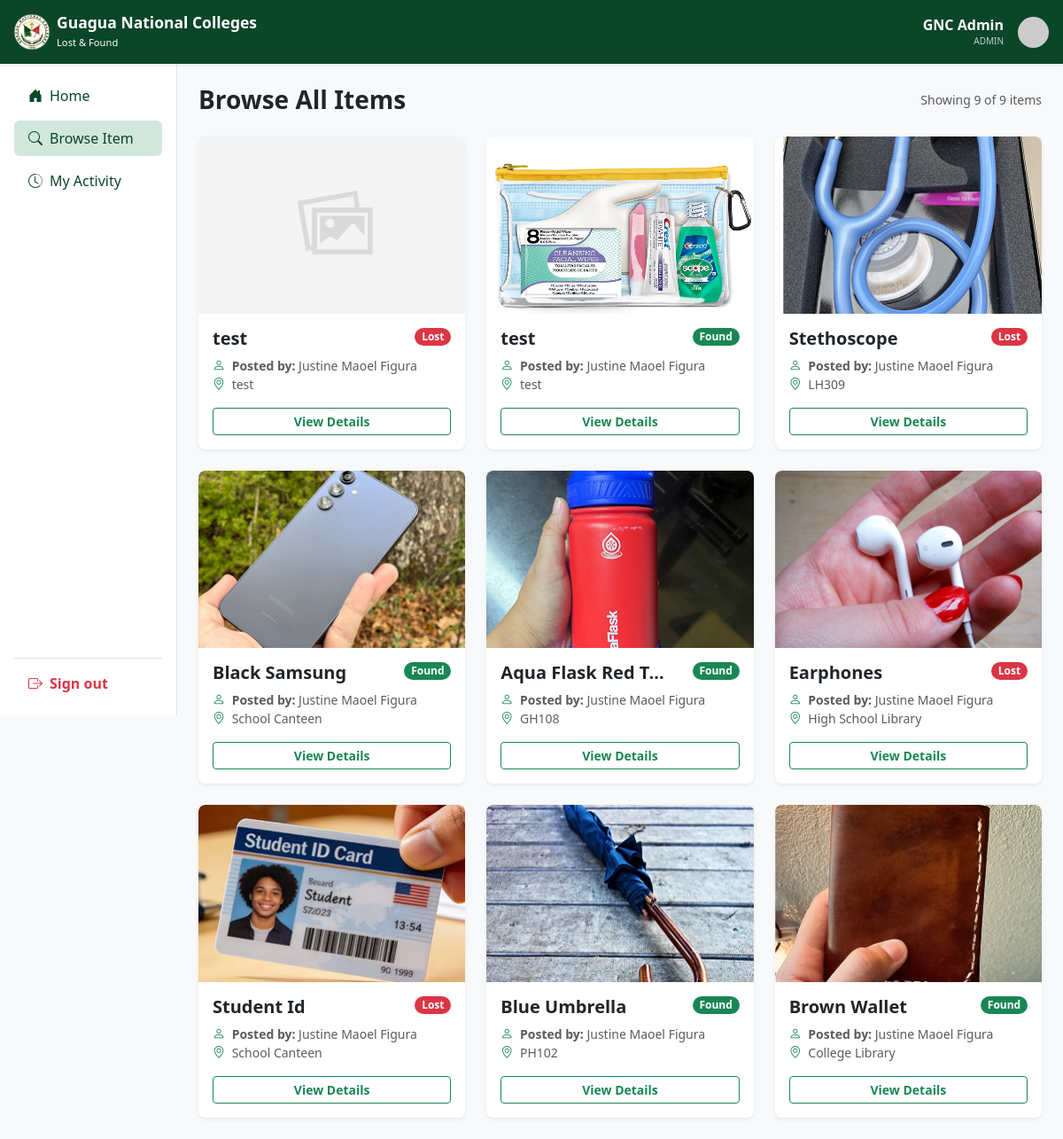
/browse-item.php (signed in), run on the app's committed database.
### tables this page shows
CREATE TABLE `items` (
  `id` int(11) NOT NULL,
  `user_id` int(11) NOT NULL,
  `category_id` int(11) NOT NULL,
  `item_name` varchar(255) NOT NULL,
  `location_text` varchar(255) NOT NULL,
  `description` text NOT NULL,
  `notes` text DEFAULT NULL,
  `item_img` varchar(255) DEFAULT NULL,
  `time_last_seen` time DEFAULT NULL,
  `status` varchar(50) NOT NULL DEFAULT 'available',
  `post_type` enum('Lost','Found') NOT NULL,
  `upload_status` enum('approved','pending','rejected') DEFAULT 'pending',
  `item_resolved_status` enum('resolved','not resolved') DEFAULT 'not resolved',
  `contact_email` varchar(150) DEFAULT NULL,
  `contact_num` varchar(20) DEFAULT NULL,
  `date_reported` date NOT NULL,
  `created_at` timestamp NOT NULL DEFAULT current_timestamp(),
  `submitted_to_office` tinyint(1) DEFAULT 0
);

CREATE TABLE `users` (
  `id` int(11) NOT NULL,
  `first_name` varchar(100) NOT NULL,
  `last_name` varchar(100) NOT NULL,
  `email` varchar(150) NOT NULL,
  `password` varchar(255) DEFAULT NULL,
  `role` enum('student','faculty','staff','admin') NOT NULL
);

### browse-item.php (the view, shortened to what this page needs)
<?php
require_once __DIR__ . '/includes/db.php';
$fullName = trim(($_SESSION['first_name'] ?? 'User') . " " . ($_SESSION['last_name'] ?? ''));
$userRole = $_SESSION['role'] ?? 'student';
$isAdmin       = strtolower(trim($_SESSION['email'] ?? '')) === 'admin.lostandfound@gmail.com';
$dashboardLink = $isAdmin ? 'admin-dash.php' : 'user-dash.php';
$perPage     = 12;
$currentPage = max(1, (int)($_GET['page'] ?? 1));
$offset      = ($currentPage - 1) * $perPage;
$totalItems = (int)$pdo->query("SELECT COUNT(*) FROM items WHERE upload_status = 'approved'")->fetchColumn();
$stmt = $pdo->prepare("
    SELECT i.id, i.item_name, i.post_type, i.location_text, i.date_reported,
           i.description, i.item_img, i.submitted_to_office,
           i.contact_email, i.contact_num,
           c.category_name,
           u.first_name, u.last_name, u.role AS user_role, u.email AS user_email
    FROM items i
    LEFT JOIN categories c ON i.category_id = c.id
    LEFT JOIN users u      ON i.user_id = u.id
    WHERE i.upload_status = 'approved'
    ORDER BY i.created_at DESC
    LIMIT ? OFFSET ?
");
$stmt->execute([$perPage, $offset]);
$browse_items = $stmt->fetchAll(PDO::FETCH_ASSOC);
?>
<!DOCTYPE html>
<html lang="en">
<head>
    <link href="https://cdn.jsdelivr.net/npm/bootstrap@5.3.3/dist/css/bootstrap.min.css" rel="stylesheet">
    <link rel="stylesheet" href="https://cdn.jsdelivr.net/npm/bootstrap-icons@1.11.3/font/bootstrap-icons.min.css">
    <link rel="stylesheet" href="assets/css/browse-item.css">
</head>
<body class="bg-light">
<header class="navbar sticky-top flex-md-nowrap p-3 shadow-sm" style="background-color: #0b4628;">
    <div class="d-flex align-items-center">
        <a class="navbar-brand d-flex align-items-center text-white p-0" href="<?= $dashboardLink ?>">
            <img src="assets/images/GNC Logo.svg" alt="Logo" width="40" class="me-2">
            <div class="lh-1 d-none d-md-block">
                <span class="fw-bold d-block small">Guagua National Colleges</span>
                <small style="font-size: 0.7rem;">Lost &amp; Found</small>
            </div>
        </a>
    </div>
    <div class="text-white d-flex align-items-center">
        <div class="text-end me-3 d-none d-md-block lh-1">
            <div class="fw-bold mb-0 lh-1"><?= htmlspecialchars($fullName) ?></div>
            <small class="text-uppercase opacity-75" style="font-size: 10px;"><?= htmlspecialchars($userRole) ?></small>
        </div>
        <img id="nav-avatar"
             data-name="<?= urlencode($fullName) ?>"
             width="35" height="35" class="rounded-circle" alt="Avatar">
    </div>
</header>
<div class="container-fluid">
    <div class="row">
<div class="container-fluid">
    <div class="row">
        <nav class="col-md-3 col-lg-2 d-none d-md-flex flex-column bg-white border-end p-3"
             style="min-height: calc(100vh - 65px); position: sticky; top: 65px; height: calc(100vh - 65px);">
            <ul class="nav nav-pills flex-column flex-grow-1">
                <li class="nav-item mb-2">
                    <a href="<?= $dashboardLink ?>" class="nav-link d-flex align-items-center" style="color: #0b4628;">
                        <i class="bi bi-house-door-fill me-2"></i> Home
                    </a>
                </li>
                <li class="nav-item mb-2">
                    <a href="browse-item.php" class="nav-link d-flex align-items-center" style="background-color: #d1e7dd; color: #0b4628;">
                        <i class="bi bi-search me-2"></i> Browse Item
                    </a>
                </li>
                <?php if ($isAdmin): ?>
                <li class="nav-item mb-2">
                    <a href="my-activity.php" class="nav-link d-flex align-items-center" style="color: #0b4628;">
                        <i class="bi bi-clock-history me-2"></i> My Activity
                    </a>
                </li>
                <?php endif; ?>
            </ul>
            <ul class="nav nav-pills flex-column border-top pt-2 mt-2">
                <li class="nav-item">
                    <a href="auth/logout.php" class="nav-link text-danger d-flex align-items-center fw-semibold">
                        <i class="bi bi-box-arrow-right me-2"></i> Sign out
                    </a>
                </li>
            </ul>
        </nav>
        <main class="col-md-9 ms-sm-auto col-lg-10 px-md-4 py-4 min-vh-100">
            <div class="d-flex justify-content-between align-items-center mb-4">
                <h3 class="fw-bold mb-0">Browse All Items</h3>
                <small class="text-muted">
                    Showing <?= count($browse_items) ?> of <?= $totalItems ?> items
                </small>
            </div>
            <div class="row g-4">
                <?php if (!empty($browse_items)): ?>
                    <?php foreach ($browse_items as $item):
                        $img               = !empty($item['item_img']) ? "uploads/" . $item['item_img'] : "assets/images/placeholder-image.jpg";
                        $isFound           = strtolower($item['post_type']) === 'found';
                        $submittedToOffice = !empty($item['submitted_to_office']) ? 'true' : 'false';
                        $posterName        = htmlspecialchars($item['first_name'] . " " . $item['last_name']);
                        $contactEmail      = htmlspecialchars($item['contact_email'] ?: ($item['user_email'] ?? 'Not provided'));
                    ?>
                        <div class="col-md-6 col-xl-4">
                            <div class="card h-100 shadow-sm border-0 rounded-3 overflow-hidden">
                                <img loading="lazy"
                                     src="<?= $img ?>"
                                     class="card-img-top object-fit-cover"
                                     style="height: 200px;"
                                     alt="<?= htmlspecialchars($item['item_name']) ?>"
                                     onerror="this.src='assets/images/placeholder-image.jpg'">
                                <div class="card-body">
                                    <div class="d-flex justify-content-between align-items-start mb-2">
                                        <h5 class="fw-bold mb-0 text-truncate" style="max-width: 70%;">
                                            <?= htmlspecialchars($item['item_name']) ?>
                                        </h5>
                                        <span class="badge rounded-pill <?= $isFound ? 'bg-success' : 'bg-danger' ?>">
                                            <?= ucfirst($item['post_type']) ?>
                                        </span>
                                    </div>
                                    <p class="text-muted small mb-3">
                                        <i class="bi bi-person me-1 text-success"></i>
                                        <strong>Posted by:</strong> <?= $posterName ?><br>
                                        <i class="bi bi-geo-alt me-1 text-success"></i> <?= htmlspecialchars($item['location_text']) ?>
                                    </p>
                                    <button class="btn btn-outline-success w-100 btn-sm fw-bold"
                                        data-bs-toggle="modal"
                                        data-bs-target="#viewItemModal"
                                        data-name="<?= htmlspecialchars($item['item_name']) ?>"
                                        data-type="<?= $item['post_type'] ?>"
                                        data-category="<?= htmlspecialchars($item['category_name'] ?? 'General') ?>"
                                        data-location="<?= htmlspecialchars($item['location_text']) ?>"
                                        data-date="<?= date('M d, Y', strtotime($item['date_reported'])) ?>"
                                        data-time="<?= date('h:i A', strtotime($item['date_reported'])) ?>"
                                        data-desc="<?= htmlspecialchars($item['description']) ?>"
                                        data-img="<?= $img ?>"
                                        data-user="<?= $posterName ?>"
                                        data-role="<?= ucfirst($item['user_role'] ?? 'Student') ?>"
                                        data-email="<?= $contactEmail ?>"
                                        data-phone="<?= htmlspecialchars($item['contact_num'] ?? 'Not provided') ?>"
                                        data-submitted-to-office="<?= $submittedToOffice ?>">
                                        View Details
                                    </button>
                                </div>
                            </div>
                        </div>
                    <?php endforeach; ?>
                <?php endif; ?>
            </div>
        </main>
    </div>
</div>
</body>
</html>

### data on the page
items: item_name (placeholder picture), item_name "test", post_type "Lost", user.last_name "Justine Maoel Figura", location_text "test"
items: item_img+item_name (picture), item_name "test", post_type "Found", user.last_name "Justine Maoel Figura", location_text "test"
items: item_img (picture), item_name "Stethoscope", post_type "Lost", user.last_name "Justine Maoel Figura", location_text "LH309"
items: item_img (picture), item_name "Black Samsung", post_type "Found", user.last_name "Justine Maoel Figura", location_text "School Canteen"
items: item_img (picture), item_name "Aqua Flask Red T…", post_type "Found", user.last_name "Justine Maoel Figura", location_text "GH108"
items: item_img (picture), item_name "Earphones", post_type "Lost", user.last_name "Justine Maoel Figura", location_text "High School Library"
items: item_img (picture), item_name "Student Id", post_type "Lost", user.last_name "Justine Maoel Figura", location_text "School Canteen"
items: item_img (picture), item_name "Blue Umbrella", post_type "Found", user.last_name "Justine Maoel Figura", location_text "PH102"
items: item_img (picture), item_name "Brown Wallet", post_type "Found", user.last_name "Justine Maoel Figura", location_text "College Library"

### other printed values
$fullName "GNC Admin"
$userRole "ADMIN"
count($browse_items) "9"
$totalItems "9"
